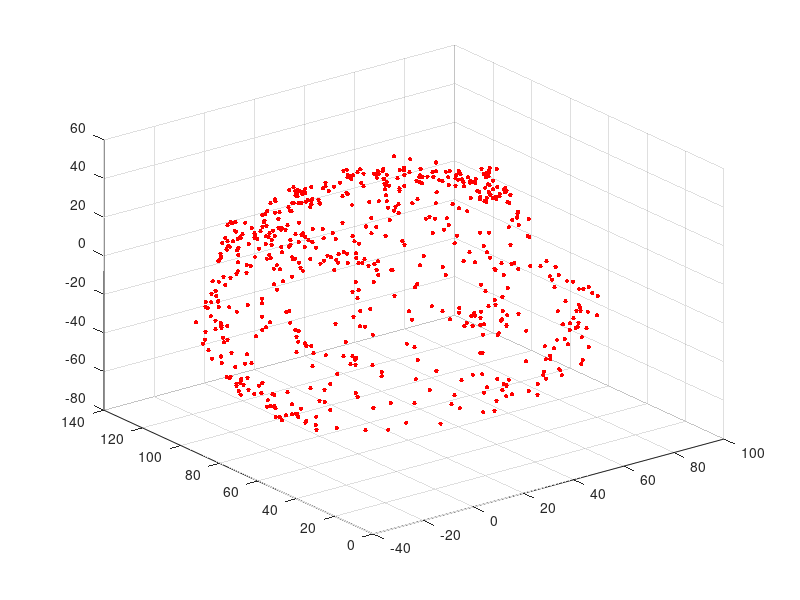

Here is the MATLAB script that generated this plot: (Note: this script raises an error after producing the figure.)
%% import data
clear

data = csvread('data2.csv');
mx = data(:,1);
my = data(:,2);
mz = data(:,3);

%% least square method
n = length(mx);
for i = 1:1:n
    M(i,1) = mx(i)^2;
    M(i,2) = my(i)^2;
    M(i,3) = mz(i)^2;
    M(i,4) = 2*mx(i)*my(i);
    M(i,5) = 2*my(i)*mz(i);
    M(i,6) = 2*mz(i)*mx(i);
    M(i,7) = mx(i);
    M(i,8) = my(i);
    M(i,9) = mz(i);
    I(i,1) = -1;
end

p = M\I;

%% matrix
% p = []
A = [p(1) p(4) p(6);
    p(4) p(2) p(5)
    p(6) p(5) p(3)];

[P, Lambda] = eig(A);

p1 = P(:,1)*25;
p2 = P(:,2)*25;
p3 = P(:,3)*25;

%% center point
A2 = 2*A;
B2 = -[p(7); p(8); p(9)];
C2 = A2\B2;
%% plot
plot3(mx,my,mz,'.','Color','r','MarkerSize',10);
grid on;
hold on;
f = @(x,y,z) p(1)*x.^2 + p(2)*y.^2 + p(3)*z.^2 + 2*p(4)*x*y + 2*p(5)*y*z + 2*p(6)*z*x + p(7)*x + p(8)*y + p(9)*z + 1;
fimplicit3(f,'EdgeColor','none','FaceAlpha',.2);
pbaspect([1 1 1]);
xlabel('$mx$ [nT]','Interpreter','latex');
ylabel('$my$ [nT]','Interpreter','latex');
zlabel('$mz$ [nT]','Interpreter','latex');
xlim([-100 100])
ylim([-50 150])
zlim([-100 100])
xticks([-100:50:100])
yticks([-50:50:150])
zticks([-100:50:100])
% legend('Data','Approximate Ellipse');
% legend('Data','Approximate Ellipse','FontSize',25);
h_axes = gca;
h_axes.XAxis.FontSize = 25;
h_axes.YAxis.FontSize = 25;
h_axes.ZAxis.FontSize = 25;

quiver3(C2(1),C2(2),C2(3),p1(1),p1(2),p1(3),'LineWidth',2);
quiver3(C2(1),C2(2),C2(3),p2(1),p2(2),p2(3),'LineWidth',2);
quiver3(C2(1),C2(2),C2(3),p3(1),p3(2),p3(3),'LineWidth',2);

%% test plot
a = [-1; -1; -1; 0; 0; 0; 0; 0; 0];
f = @(x,y,z) a(1)*x.^2 + a(2)*y.^2 + a(3)*z.^2 + 2*a(4)*x*y + 2*a(5)*y*z + 2*a(6)*z*x + a(7)*x + a(8)*y + a(9)*z  + 1;
fimplicit3(f,'EdgeColor','[1 1 1]','FaceAlpha',.2);
pbaspect([1 1 1]);
xlabel('$mz$','Interpreter','latex');
ylabel('$my$','Interpreter','latex');
zlabel('$mz$','Interpreter','latex');
h_axes = gca;
h_axes.XAxis.FontSize = 25;
h_axes.YAxis.FontSize = 25;
h_axes.ZAxis.FontSize = 25;
